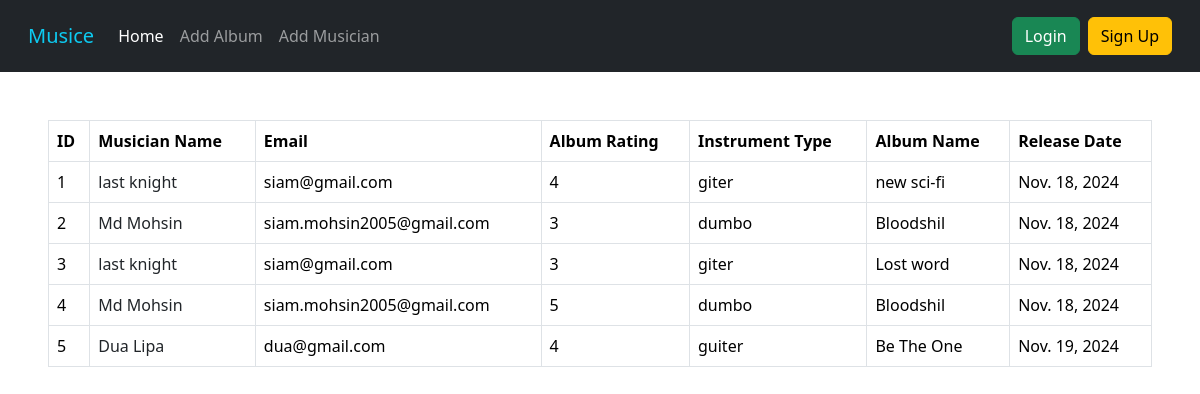
The page / on the database its author committed.
### Album/models.py (models this page shows, shortened)
class AlbumModel(models.Model):
    Album_Name = models.CharField(max_length=30)
    Date = models.DateField(null=True, blank=True, default=datetime.date.today)
    musicians = models.ForeignKey(MusicianModel, on_delete=models.CASCADE)
    CHOISE = {
        (1, '1'),
        (2, '2'),
        (3, '3'),
        (4, '4'),
        (5, '5'),
    }
    Rating = models.IntegerField(choices=CHOISE)

### Musicians/models.py (models this page shows, shortened)
class MusicianModel(models.Model):
    First_name = models.CharField(max_length=50)
    Last_name = models.CharField(max_length=50)
    Email = models.EmailField()
    Phone_number = models.CharField(max_length=20)
    Instrument_type = models.CharField(max_length=30)

### Music_Album/views.py (the view)
# urls.py: path('', home, name='home'),
def home(request):
    data = AlbumModel.objects.all()
    return render(request, 'index.html', {'data' : data})

### templates/index.html (shortened to what this page needs)
{% extends "base.html" %}  {% block content %}
<div class="p-5">
  <table class="table table-bordered">
    <thead>
      <tr>
        <th scope="col">ID</th>
        <th scope="col">Musician Name</th>
        <th scope="col">Email</th>
        <th scope="col">Album Rating</th>
        <th scope="col">Instrument Type</th>
        <th scope="col">Album Name</th>
        <th scope="col">Release Date</th>
      </tr>
    </thead>
    <tbody>
      {% for i in data %}
      <tr>
        <td>{{ forloop.counter }}</td>
        <td><a class="text-decoration-none text-dark" href="{% url 'edit_musicians' i.musicians.id %}">{{i.musicians.First_name}} {{i.musicians.Last_name}}</a></td>
        <td>{{i.musicians.Email}}</td>
        <td>{{i.Rating}}</td>
        <td>{{i.musicians.Instrument_type}}</td>
        <td>{{i.Album_Name}}</td>
        <td>{{i.Date}}</td>
      </tr>
      {% endfor %}
    </tbody>
  </table>
</div>
{% endblock content %}

### templates/base.html (shortened to what this page needs)
<!doctype html>
<html lang="en">
<head>
    <link href="https://cdn.jsdelivr.net/npm/bootstrap@5.3.3/dist/css/bootstrap.min.css" rel="stylesheet"
>
</head>
<body>
<nav class="navbar navbar-expand-lg navbar-dark bg-dark p-3">
    <div class="container-fluid">
        <a class="navbar-brand text-info" href="{% url "home" %}">Musice</a>
        <div class="collapse navbar-collapse" id="navbarSupportedContent">
            <ul class="navbar-nav me-auto mb-2 mb-lg-0">
                <li class="nav-item">
                    <a class="nav-link active" aria-current="page" href="{% url "home" %}">Home</a>
                </li>
                <li class="nav-item">
                    <a class="nav-link" href="{% url 'album' %}">Add Album</a>
                </li>
                <li class="nav-item">
                    <a class="nav-link" href="{% url 'musicians' %}">Add Musician</a>
                </li>
            </ul>
            <div class="d-flex gap-2">
                {% if request.user.is_authenticated %}
                    <a href="" class="btn btn-success">Profile</a>
                    <a href="{% url "logout" %}" class="btn btn-danger">Logout</a>
                {% else %}
                    <a href="{% url "login" %}" class="btn btn-success">Login</a>
                    <a href="{% url "signup" %}" class="btn btn-warning">Sign Up</a>
                {% endif %}
            </div>
        </div>
    </div>
</nav>
    {% block content %}{% endblock content %}
</body>
</html>

### rows shown on the page
AlbumModel: musicians.First_name "last", musicians.Last_name "knight", musicians.Email "siam@gmail.com", Rating "4", musicians.Instrument_type "giter", Album_Name "new sci-fi", Date "Nov. 18, 2024"
AlbumModel: musicians.First_name "Md", musicians.Last_name "Mohsin", musicians.Email "siam.mohsin2005@gmail.com", Rating "3", musicians.Instrument_type "dumbo", Album_Name "Bloodshil", Date "Nov. 18, 2024"
AlbumModel: musicians.First_name "last", musicians.Last_name "knight", musicians.Email "siam@gmail.com", Rating "3", musicians.Instrument_type "giter", Album_Name "Lost word", Date "Nov. 18, 2024"
AlbumModel: musicians.First_name "Md", musicians.Last_name "Mohsin", musicians.Email "siam.mohsin2005@gmail.com", Rating "5", musicians.Instrument_type "dumbo", Album_Name "Bloodshil", Date "Nov. 18, 2024"
AlbumModel: musicians.First_name "Dua", musicians.Last_name "Lipa", musicians.Email "dua@gmail.com", Rating "4", musicians.Instrument_type "guiter", Album_Name "Be The One", Date "Nov. 19, 2024"
